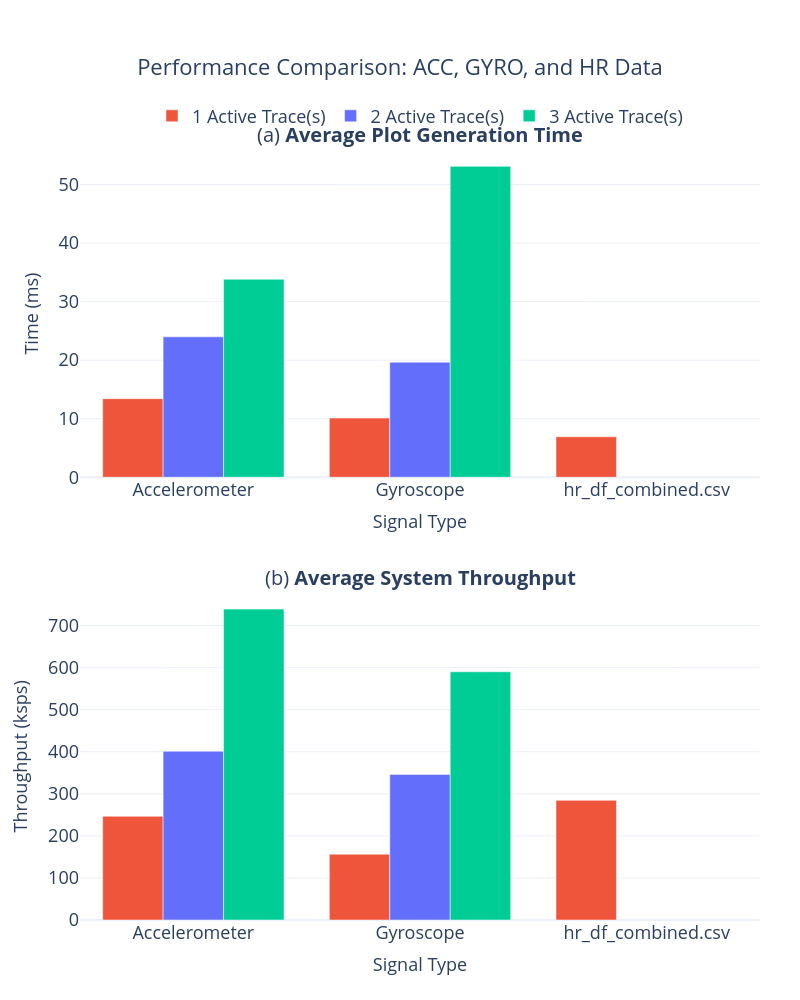

Notebook cell for this chart:
### Markdown cell above
## MindGame Dataset

### Code cell
import pandas as pd
import plotly.graph_objects as go
from plotly.subplots import make_subplots

# ---------------------------------------------------------
# 1. Load the datasets
# ---------------------------------------------------------
# Updated paths for the MindGame dataset
file_paths = [
    '/Users/shehjarsadhu/Desktop/UniversityOfRhodeIsland/Graduate/WBL/Project_MINDER/biosignalviz_others/eval_data/MindGame/MindGame_ACC_GYRO_Trace_1.csv',
    '/Users/shehjarsadhu/Desktop/UniversityOfRhodeIsland/Graduate/WBL/Project_MINDER/biosignalviz_others/eval_data/MindGame/MindGame_ACC_GYRO_Trace_2.csv',
    '/Users/shehjarsadhu/Desktop/UniversityOfRhodeIsland/Graduate/WBL/Project_MINDER/biosignalviz_others/eval_data/MindGame/MindGame_ACC_GYRO_Trace_3.csv',
    '/Users/shehjarsadhu/Desktop/UniversityOfRhodeIsland/Graduate/WBL/Project_MINDER/biosignalviz_others/eval_data/MindGame/MindGame_HR_Trace_1.csv'
]

dfs = []
for f in file_paths:
    try:
        dfs.append(pd.read_csv(f))
    except FileNotFoundError:
        print(f"Error: {f} not found.")

if not dfs:
    print("No data loaded. Please check file paths.")
    exit()

# ---------------------------------------------------------
# 2. Combine and Clean the data
# ---------------------------------------------------------
df_combined = pd.concat(dfs, ignore_index=True)

# Map the file_name to readable labels for the X-axis
name_mapping = {
    'acc.csv': 'Accelerometer',
    'gyro.csv': 'Gyroscope',
    'hr.csv': 'Heart Rate'
}
df_combined['signal_type'] = df_combined['file_name'].map(lambda x: name_mapping.get(x, x))

# 3. Aggregate: Average per Signal Type and Active Trace Count
df_agg = df_combined.groupby(['signal_type', 'active_trace_count'])[['plot_gen_time_ms', 'throughput_ksps']].mean().reset_index()

# ---------------------------------------------------------
# 4. Create Subplots (Vertical Layout for Two-Column Papers)
# ---------------------------------------------------------
# Optimized font sizes for visibility
font_size_axis = 18
font_size_title = 20
font_size_legend = 18

fig = make_subplots(
    rows=2, cols=1,
    subplot_titles=("(a) <b>Average Plot Generation Time</b>", 
                    "(b) <b>Average System Throughput</b>"),
    vertical_spacing=0.15
)

# Color palette for 1, 2, and 3 active traces
colors = {1: '#EF553B', 2: '#636EFA', 3: '#00CC96'}
trace_counts = sorted(df_agg['active_trace_count'].unique())

for count in trace_counts:
    subset = df_agg[df_agg['active_trace_count'] == count]
    
    # --- Subplot 1: Plot Gen Time (Row 1) ---
    fig.add_trace(
        go.Bar(
            x=subset['signal_type'],
            y=subset['plot_gen_time_ms'],
            name=f'{count} Active Trace(s)',
            legendgroup=str(count),
            marker_color=colors.get(count, '#333'),
            offsetgroup=str(count)
        ),
        row=1, col=1
    )

    # --- Subplot 2: Throughput (Row 2) ---
    fig.add_trace(
        go.Bar(
            x=subset['signal_type'],
            y=subset['throughput_ksps'],
            name=f'{count} Active Trace(s)',
            legendgroup=str(count),
            showlegend=False,
            marker_color=colors.get(count, '#333'),
            offsetgroup=str(count)
        ),
        row=2, col=1
    )

# ---------------------------------------------------------
# 5. Global Styling & Layout update
# ---------------------------------------------------------
fig.update_layout(
    title_text="Performance Comparison: ACC, GYRO, and HR Data",
    title_x=0.5,
    title_font_size=22,
    barmode='group',
    height=1000, # Increased height for vertical stacking
    width=800,   # Width optimized for column-width scaling
    template="plotly_white",
    legend=dict(
        orientation="h",
        yanchor="bottom",
        y=1.02,
        xanchor="center",
        x=0.5,
        font=dict(size=font_size_legend)
    ),
    margin=dict(l=80, r=40, t=150, b=80)
)

# Axis formatting - Row 1
fig.update_xaxes(
    title_text="Signal Type", 
    title_font=dict(size=font_size_axis),
    tickfont=dict(size=font_size_axis),
    row=1, col=1
)
fig.update_yaxes(
    title_text="Time (ms)", 
    title_font=dict(size=font_size_axis),
    tickfont=dict(size=font_size_axis),
    row=1, col=1
)

# Axis formatting - Row 2
fig.update_xaxes(
    title_text="Signal Type", 
    title_font=dict(size=font_size_axis),
    tickfont=dict(size=font_size_axis),
    row=2, col=1
)
fig.update_yaxes(
    title_text="Throughput (ksps)", 
    title_font=dict(size=font_size_axis),
    tickfont=dict(size=font_size_axis),
    row=2, col=1
)

# Update Subplot Titles Font
fig.update_annotations(font_size=font_size_title)

fig.show()

### Figure 1 — Plotly figure (JSON) as saved in the notebook; plotly's stock layout.template omitted (floating-point values rounded to 4 significant figures)
{"data": [{"legendgroup": "1", "marker": {"color": "#EF553B"}, "name": "1 Active Trace(s)", "offsetgroup": "1", "type": "bar", "x": ["Accelerometer", "Gyroscope", "hr_df_combined.csv"], "xaxis": "x", "y": [13.42, 10.11, 6.916], "yaxis": "y"}, {"legendgroup": "1", "marker": {"color": "#EF553B"}, "name": "1 Active Trace(s)", "offsetgroup": "1", "showlegend": false, "type": "bar", "x": ["Accelerometer", "Gyroscope", "hr_df_combined.csv"], "xaxis": "x2", "y": [246.5, 156.4, 284.5], "yaxis": "y2"}, {"legendgroup": "2", "marker": {"color": "#636EFA"}, "name": "2 Active Trace(s)", "offsetgroup": "2", "type": "bar", "x": ["Accelerometer", "Gyroscope"], "xaxis": "x", "y": [23.99, 19.65], "yaxis": "y"}, {"legendgroup": "2", "marker": {"color": "#636EFA"}, "name": "2 Active Trace(s)", "offsetgroup": "2", "showlegend": false, "type": "bar", "x": ["Accelerometer", "Gyroscope"], "xaxis": "x2", "y": [401.2, 346.1], "yaxis": "y2"}, {"legendgroup": "3", "marker": {"color": "#00CC96"}, "name": "3 Active Trace(s)", "offsetgroup": "3", "type": "bar", "x": ["Accelerometer", "Gyroscope"], "xaxis": "x", "y": [33.82, 53.1], "yaxis": "y"}, {"legendgroup": "3", "marker": {"color": "#00CC96"}, "name": "3 Active Trace(s)", "offsetgroup": "3", "showlegend": false, "type": "bar", "x": ["Accelerometer", "Gyroscope"], "xaxis": "x2", "y": [739.2, 590.2], "yaxis": "y2"}], "layout": {"annotations": [{"font": {"size": 20}, "showarrow": false, "text": "(a) <b>Average Plot Generation Time</b>", "x": 0.5, "xanchor": "center", "xref": "paper", "y": 1, "yanchor": "bottom", "yref": "paper"}, {"font": {"size": 20}, "showarrow": false, "text": "(b) <b>Average System Throughput</b>", "x": 0.5, "xanchor": "center", "xref": "paper", "y": 0.425, "yanchor": "bottom", "yref": "paper"}], "barmode": "group", "height": 1000, "legend": {"font": {"size": 18}, "orientation": "h", "x": 0.5, "xanchor": "center", "y": 1.02, "yanchor": "bottom"}, "margin": {"b": 80, "l": 80, "r": 40, "t": 150}, "title": {"font": {"size": 22}, "text": "Performance Comparison: ACC, GYRO, and HR Data", "x": 0.5}, "width": 800, "xaxis": {"anchor": "y", "domain": [0, 1], "tickfont": {"size": 18}, "title": {"font": {"size": 18}, "text": "Signal Type"}}, "xaxis2": {"anchor": "y2", "domain": [0, 1], "tickfont": {"size": 18}, "title": {"font": {"size": 18}, "text": "Signal Type"}}, "yaxis": {"anchor": "x", "domain": [0.575, 1], "tickfont": {"size": 18}, "title": {"font": {"size": 18}, "text": "Time (ms)"}}, "yaxis2": {"anchor": "x2", "domain": [0, 0.425], "tickfont": {"size": 18}, "title": {"font": {"size": 18}, "text": "Throughput (ksps)"}}}}
